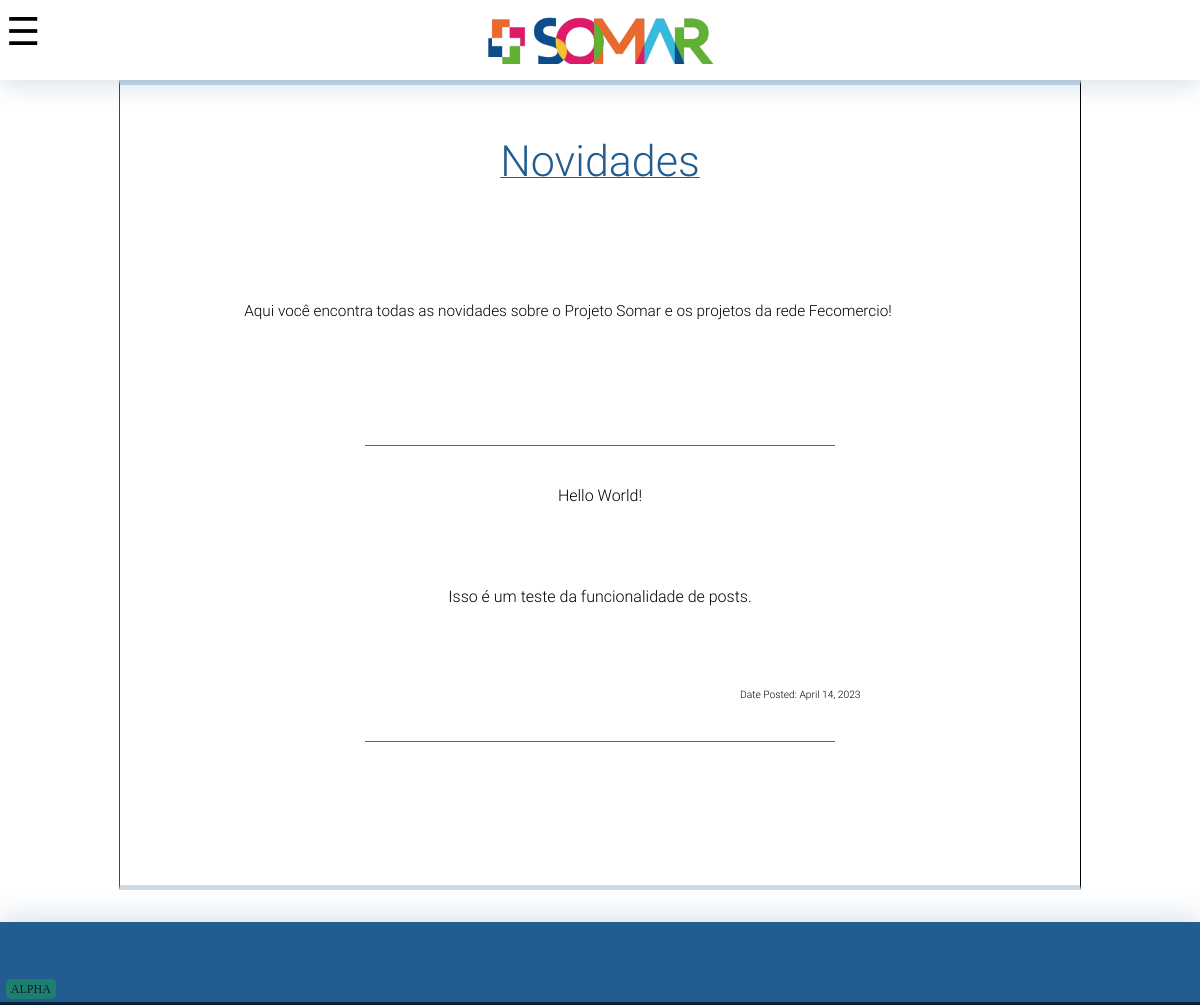
The page /news/ on the database as committed earlier.
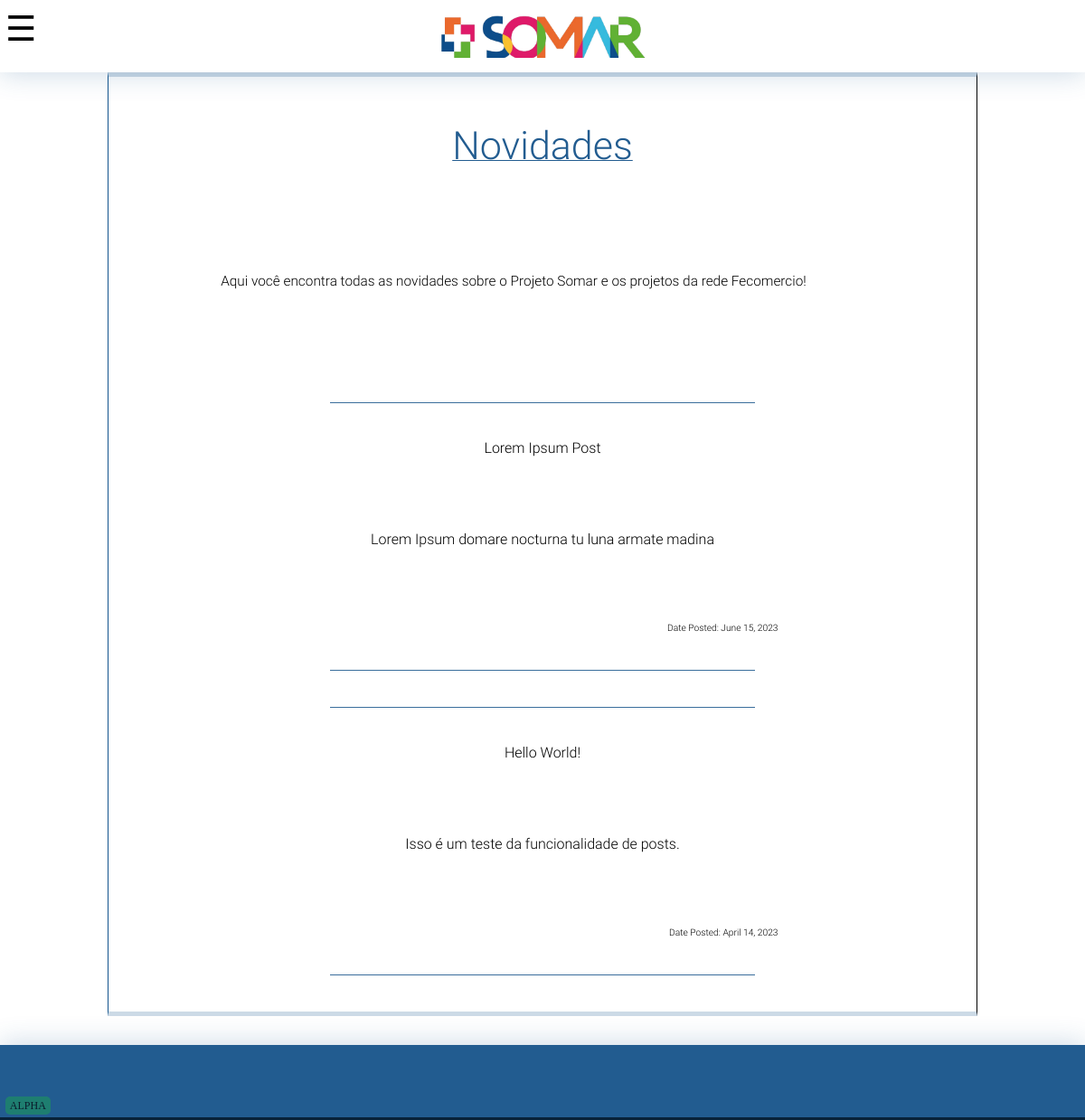
The same page on the database as committed later.
### alexandria_site/models.py (models this page shows, shortened)
class Post(models.Model):
    def folder_name(self, postname):
        return f'{self.title}_blog_images/{postname}'
    title = models.CharField("Titulo", max_length=60)
    slug = models.SlugField("Slug", max_length=20)
    content = models.TextField("Conteúdo do Post")
    image = models.ImageField("Imagem", upload_to=folder_name, blank=True)
    date_posted = models.DateField("Data de Criação", auto_now_add=True)
    date_edited = models.DateField("Data da Ultima Edição", auto_now=True)

### alexandria_site/views.py (the view)
# urls.py: path("news/", views.news, name='news'),
def news(request):
    posts = reversed(models.Post.objects.all())
    return render(request, 'alexandria_site/news.html', {
        "posts": posts,
        "bgimg": "background-color: var(--lighter);"
    })

### alexandria_site/templates/alexandria_site/news.html
{% extends 'alexandria_site/layout.html' %}
{% block content  %}
<div class="news center">
    <div class="content-section" id="newsAbout">
        <p class="title center"> Novidades </p><br><br>
        <p class="text center"> Aqui você encontra todas as novidades sobre o Projeto Somar e os projetos da rede Fecomercio!</p>
        <br>
    </div>
    <div class="content-section" id="newsPosts">
        {% for post in posts %}
        <div onclick="location.href='#'" id="post"  class="post center">
            <hr style="width: 70%;">
            <div style="max-width: 50vw; margin: 0 auto;">
                <p id="title" class="center">{{post.title}}</p>
                <br>
                <p id="post-content" class="center">{{post.content}}</p>
                <br>
                <p id="date"> Date Posted: {{post.date_posted}}&#160 &#160</p>
            </div>
            <hr style="width: 70%;">
        </div>
        {% endfor %}
    </div>
</div>
{% endblock content  %}

Rows that differ between the two databases and show on the page:
added Post: title "Lorem Ipsum Post", content "Lorem Ipsum domare nocturna tu luna armate madina", date_posted "June 15, 2023"
